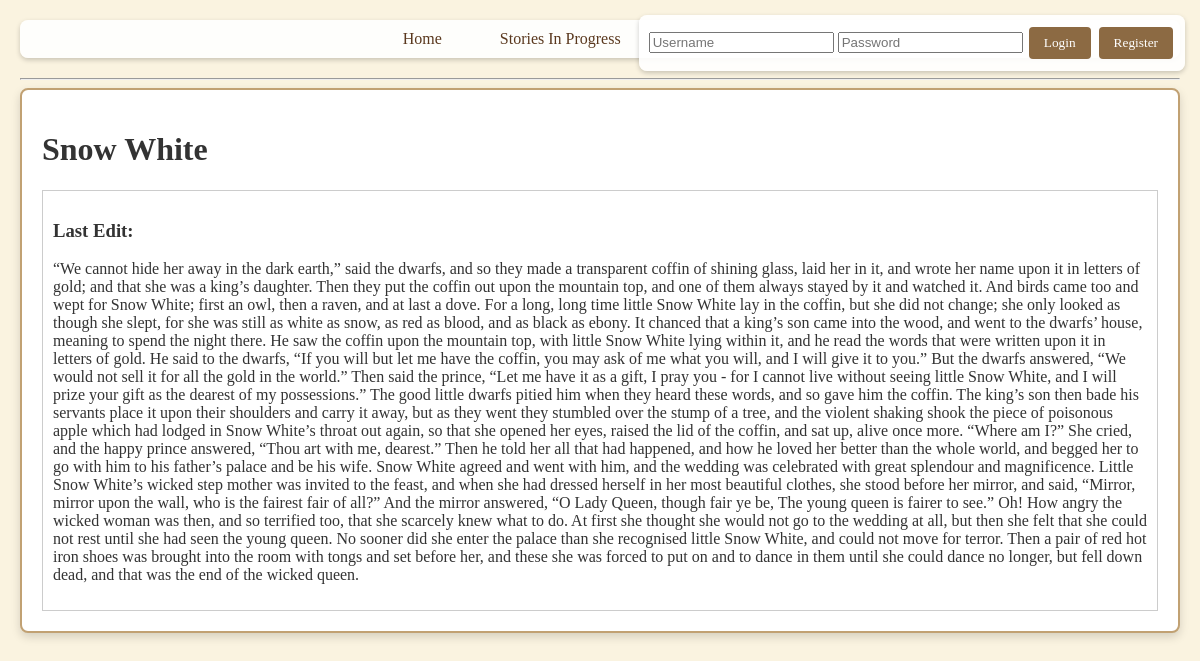
The page /story/1 on the database its author committed.
### __init__.py (models this page shows)
class Story(db.Model):
    id = db.Column(db.Integer, primary_key=True)
    title = db.Column(db.String(200), nullable=False)
    status = db.Column(db.String(50), nullable=False, default='in_progress')  # 'in_progress' or 'completed'
    edits = db.relationship('Edit', backref='story', lazy=True)

class Edit(db.Model):
    id = db.Column(db.Integer, primary_key=True)
    content = db.Column(db.Text, nullable=False)
    story_id = db.Column(db.Integer, db.ForeignKey('story.id'), nullable=False)
    user_id = db.Column(db.Integer, db.ForeignKey('user.id'), nullable=False)
    timestamp = db.Column(db.DateTime, nullable=False)

### __init__.py (the view)
@app.route('/story/<int:story_id>')
def story_detail(story_id):
    story = Story.query.get_or_404(story_id)
    last_edit = Edit.query.filter_by(story_id=story.id).order_by(Edit.timestamp.desc()).first()
    display_content = last_edit.content if last_edit else ""
    return render_template('story_detail.html', story=story, last_edit=last_edit, display_content=display_content)

### __init__.py (called while the page is built)
@app.context_processor
def inject_helpers():
    return dict(has_contributed=has_contributed)

### templates/story_detail.html (shortened to what this page needs)
<!DOCTYPE html>
<html lang="en">
<head>
</head>
<body>
  {% extends "base.html" %}
  {% block content %}
    <div class="card">
      <h1>{{ story.title }}</h1>
      <div style="border:1px solid #ccc; padding:10px;">
        <h3>Last Edit:</h3>
        <p>{{ display_content }}</p>
      </div>
    </div>
  {% endblock %}

### static/styles.css (style rules this page uses)
body { background: url("https://www.transparenttextures.com/patterns/paper-fibers.png"), #faf3e0; background-size: cover; margin: 0; padding: 20px; font-family: "Merriweather", serif; color: #333; }
.card { background: #fff; border: 2px solid #c1a173; border-image: url("https://www.transparenttextures.com/patterns/wood-pattern.png") 30 round; border-radius: 8px; box-shadow: 0 4px 10px rgba(0, 0, 0, 0.15); padding: 20px; margin-bottom: 20px; transition: transform 0.2s, box-shadow 0.2s; }

### rows shown on the page
Story: title "Snow White"
Edit: content "“We cannot hide her away in the dark earth,” said the dwarfs, and so they made a transparent coffin of shining glass, laid her in it, and wrote her name upon it in letters of gold; and that she was a king’s daughter. Then they put the coffin out upon the mountain top, and one of them always stayed by it and watched it. And birds came too and wept for Snow White; first an owl, then a raven, and at last a dove. For a long, long time little Snow White lay in the coffin, but she did not change; she only looked as though she slept, for she was still as white as snow, as red as blood, and as black as ebony. It chanced that a king’s son came into the wood, and went to the dwarfs’ house, meaning to…"
